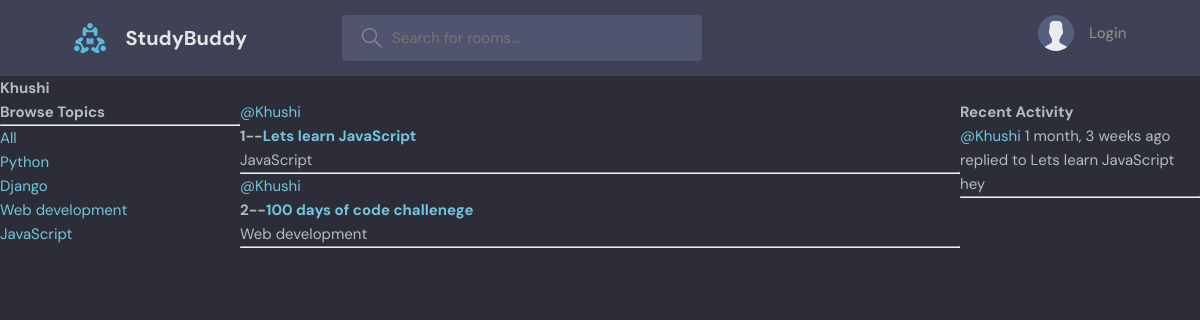
Page /profile/1/ on the committed database.
### base/models.py (models this page shows, shortened)
class Topic(models.Model):                            #topic can have multiple rooms but a room can have only multiple topics
    name=models.CharField(max_length=200)

class Room(models.Model):
    host=models.ForeignKey(User, on_delete=models.SET_NULL, null=True)
    topic=models.ForeignKey(Topic, on_delete=models.SET_NULL, null=True)
    name=models.CharField(max_length=200)
    description=models.TextField(null=True, blank=True)    #since by default null is False
    participants=models.ManyToManyField(User, related_name='participants',blank=True)  #to be able to submit a form without having to check something
    updated=models.DateTimeField(auto_now=True)    #will take a time snap shot everytime we save the item
    created=models.DateTimeField(auto_now_add=True)    #will
    class Meta:
        ordering=['-updated','-created']    # '-' indicates descending order. Query requests will be ordered by updated field first in descending order and then created order
    def __str__(self):
        return self.name

class Message(models.Model):
    user=models.ForeignKey(User, on_delete=models.CASCADE)
    room=models.ForeignKey(Room, on_delete=models.CASCADE)  #Room being the parent class. On deletion of the parent class, all the msgs are to be deleted. This is one project to many reviews type
    body=models.TextField()
    updated=models.DateTimeField(auto_now=True)
    created=models.DateTimeField(auto_now_add=True)
    class Meta:
        ordering=['-updated','-created']
    def __str__(self):
        return self.body[0:50]

### base/views.py (the view)
# urls.py: path('profile/<str:pk>/',views.userProfile, name='user-profile'),
def userProfile(request, pk):
    user=User.objects.get(id=pk)
    rooms=user.room_set.all()
    room_messages=user.message_set.all()
    topics=Topic.objects.all()
    context={'user':user, 'rooms':rooms,'room_messages':room_messages, 'topics':topics}
    return render(request, 'base/profile.html',context)

### base/templates/base/profile.html (shortened to what this page needs)
{% extends 'main.html' %}
{% block content %}
<h1>{{user.username}}</h1>
<div class="profile-container">
    <div>
        {% include 'base/topics_component.html' %}
    </div>
    <div>
        {% include 'base/feed_component.html' %}
    </div>
    <div>
        {% include 'base/activity_component.html' %}
    </div>
</div>
{% endblock content %}

### templates/main.html (shortened to what this page needs)
<!DOCTYPE html>
{% load static %}
<html lang="en">
  <head>
    <link rel="stylesheet" href="{% static 'styles/style.css' %}" />
  </head>
  <body>
    {% include 'navbar.html' %}
    {% block content %}
    {% endblock %}
  </body>
</html>

### templates/navbar.html (shortened to what this page needs)
{% load static %}
<header class="header header--loggedIn">
    <div class="container">
      <a href="{% url 'home' %}" class="header__logo">
        <img src="{% static 'images/logo.svg' %}" />
        <h1>StudyBuddy</h1>
      </a>
      <form class="header__search" method="GET" action="{% url 'home' %}">
        <label>
          <input name="q" placeholder="Search for rooms..." />
        </label>
      </form>
      <nav class="header__menu">
        {% if request.user.is_authenticated %}
        <div class="header__user">
          <a href="profile.html">
            <div class="avatar avatar--medium active">
              <img src="https://randomuser.me/api/portraits/men/37.jpg" />
            </div>
            <p>{{request.user}} <span>@{{request.user.username}}</span></p>
          </a>
          <button class="dropdown-button">
            <svg version="1.1" xmlns="http://www.w3.org/2000/svg" width="32" height="32" viewBox="0 0 32 32">
              <title>chevron-down</title>
              <path d="M16 21l-13-13h-3l16 16 16-16h-3l-13 13z"></path>
            </svg>
          </button>
        </div>
        {% else %}
        <a href="{% url 'login' %}">
          <img src="{% static 'images/avatar.svg' %}" />
          <p>Login</p>
        </a>
        {% endif %}
      </nav>
    </div>
  </header>

### base/templates/base/topics_component.html
<h3>Browse Topics</h3>
        <hr>
        <div>
            <a href="{% url 'home' %}">All</a>
        </div>
        {% for topic in topics %}
            <div>
            <a href="{% url 'home' %}?q={{topic.name}}">{{topic.name}}</a>
            </div>
        {% endfor %}

### base/templates/base/feed_component.html (shortened to what this page needs)
{% for room in rooms %}
        <div>
            <a href="{% url 'user-profile' room.host.id %}">@{{room.host.username}}</a>
            <h5>{{room.id}}--<a href="{% url 'room' room.id %}">{{room.name}}</a></h5>
            <small>{{room.topic.name}}</small>
            <hr>
        </div>
{% endfor %}

### base/templates/base/activity_component.html (shortened to what this page needs)
<h3>Recent Activity</h3>
        {% for message in room_messages %}
        <div>
            <small><a href="{% url 'user-profile' message.user.id %}">@{{message.user}}</a> {{ message.created|timesince}} ago</small>
            <small>replied to {{message.room}}</small>
            <p>{{message}}</p>
            <hr>
        </div>
        {% endfor %}

### static/styles/style.css (style rules this page uses)
:root { --color-main: #71c6dd; --color-main-light: #e1f6fb; --color-dark: #3f4156; --color-dark-medium: #51546e; --color-dark-light: #696d97; --color-light: #e5e5e5; --color-gray: #8b8b8b; --color-light-gray: #b2bdbd; --color-bg: #2d2d39; --color-success: #5dd693; --color-error: #fc4b0b; }
* { font-family: "DM Sans", -apple-system, BlinkMacSystemFont, "Segoe UI", Roboto, Oxygen, Ubuntu, Cantarell, "Open Sans", "Helvetica Neue", sans-serif; margin: 0; padding: 0; box-sizing: border-box; text-rendering: optimizeLegibility; font-size: inherit; }
html { font-size: 56.25%; }
@media only screen and (min-width: 1200px) { html { font-size: 62.5%; } }
body { line-height: 1.6; font-weight: 400; font-size: 1.5rem; color: var(--color-light-gray); background-color: var(--color-bg); min-height: 100vh; }
img { width: 100%; }
a { display: inline-block; color: var(--color-main); text-decoration: none; }
.container { max-width: 120rem; width: 90%; margin: auto; }
.header { padding: 1.5rem; background-color: var(--color-dark); }
.header > .container { display: flex; gap: 9.5rem; }
.header__logo, .header__user { display: flex; gap: 2rem; align-items: center; }
.header__logo > img { height: 3.2rem; width: 3.2rem; }
.header__logo > h1 { font-weight: 700; font-size: 2rem; color: var(--color-light); }
.header__search > label { background-color: var(--color-dark-medium); padding: 1.3rem 1rem; display: flex; align-items: center; gap: 1rem; border-radius: 4px; }
.header__search svg { fill: var(--color-gray); width: 2rem; height: 2rem; margin-left: 1rem; }
.header__search input { width: 30rem; background: transparent; border: none; outline: none; color: var(--color-light); }
.header__menu { margin-left: auto; position: relative; }
.header__menu a { display: flex; gap: 1.5rem; align-items: center; font-weight: 500; text-decoration: none; color: var(--color-gray); }
.header__menu img { height: 3.6rem; }
.header__menu p { line-height: 1.2; }

### base/templates/base/profile.html (style rules this page uses)
.profile-container { display:grid; grid-template-columns:1fr 3fr 1fr; }

### rows in the picture
Topic: name "Python"
Topic: name "Django"
Topic: name "Web development"
Topic: name "JavaScript"
Room: host.username "Khushi", id "1", name "Lets learn JavaScript", topic.name "JavaScript"
Room: host.username "Khushi", id "2", name "100 days of code challenege", topic.name "Web development"
Message: user "Khushi", created "1 month, 3 weeks", room "Lets learn JavaScript", body "hey"

### other values in the picture
{{ user.username }} "Khushi"
